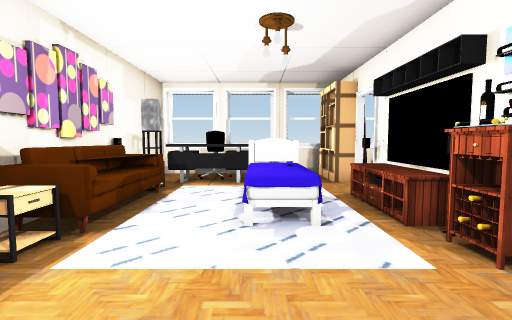
View 1 (above)

18 first-person views from a walk through a 3-D level made in the Unity game engine. The camera is 1.4 m above the floor, tilts 4° down and sees 85° across. Doors are open. The floor is counted in squares, 1 m on a side. Each view is taken from the middle of a square. On the plan, view 1 faces up. The plan holds only what a view shows up to about 14 squares ahead; the rest is blank. The player character is not drawn. Some animated figures are left out. Some surface patterns are stand-ins.

View 2
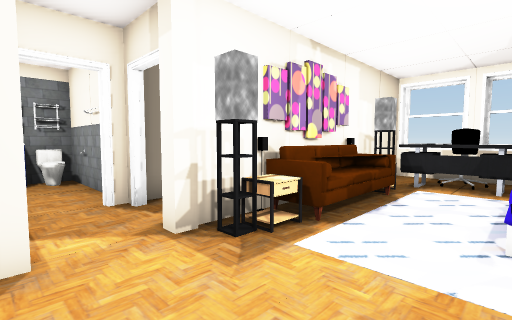

View 3
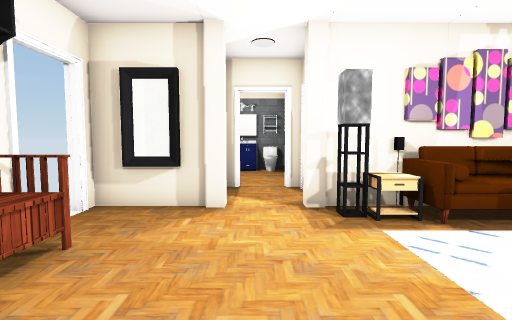

View 4
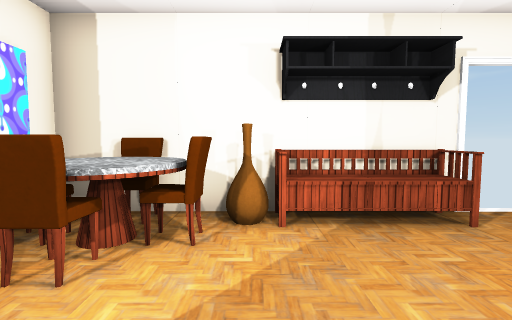

View 5
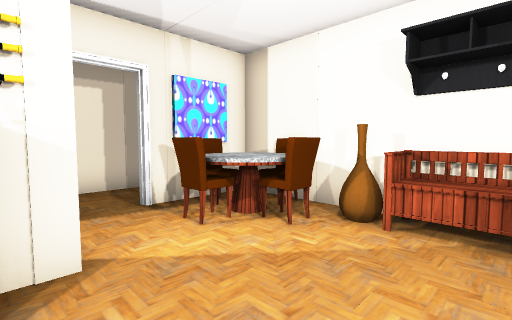

View 6
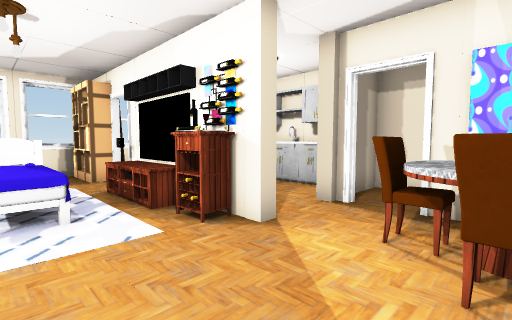

View 7
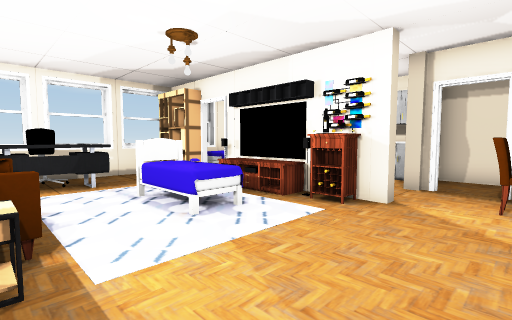

View 8
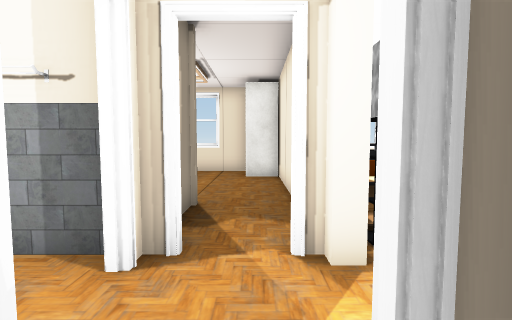

View 9
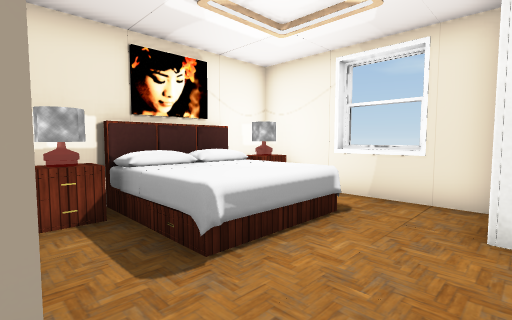

View 10
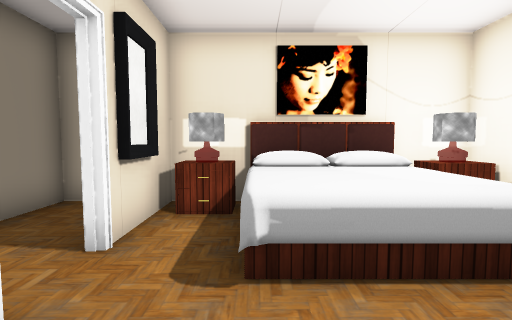

View 11
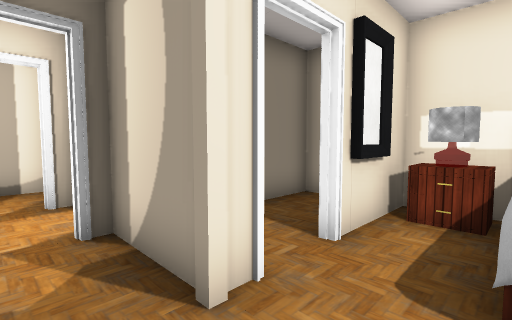

View 12
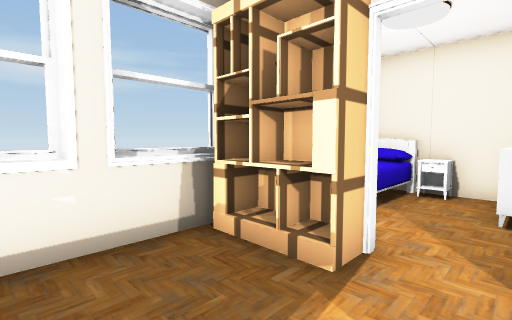

View 13
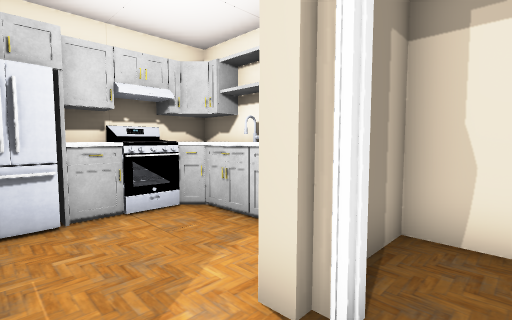

View 14
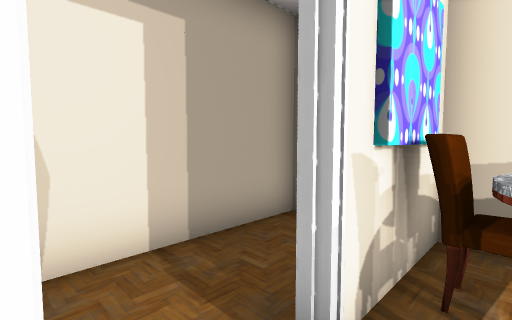

View 15
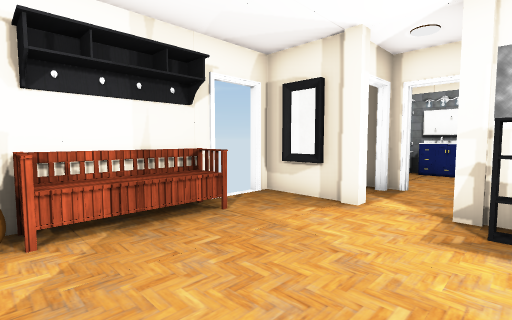

View 16
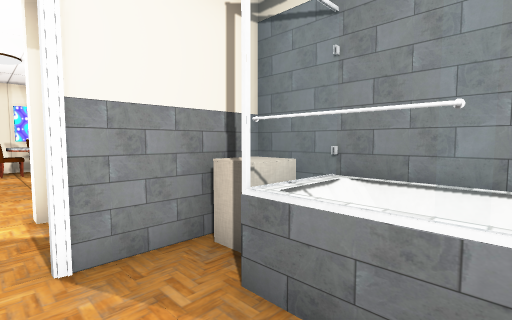

View 17
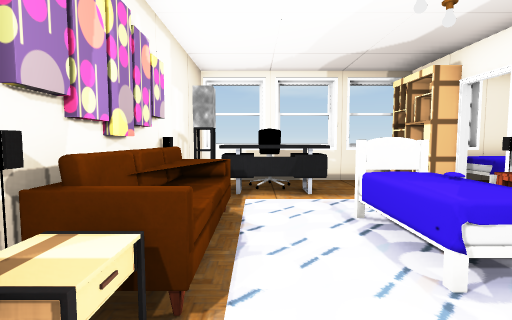

View 18
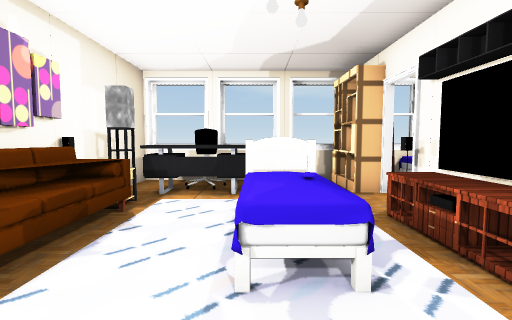

### Floor plan
Points are (right, up) in squares from view 1. A wall is a line through its corners. A room is listed if a view was taken in it or the views show most of it. See-through windows are left out.
Room 1 (views 1, 2, 3, 4, 5, 6, 7, 8, 9, 10, 11, 12, 13, 14, 15, 17, 18)
walls: (-4.1, 6.4) (-4.1, 10); (-2.4, 9.1) (-3, 9.1) (-3, 8.5) (-3.5, 8.5); (3.4, 3) (2.6, 3) (2.6, 3.5); (3.4, 2.6) (3.4, 3.8); (3.4, 7.4) (3.4, 8.1); (-6.4, 4.6) (-6.4, 2.6); (-7.1, 5.1) (-6.5, 5.1); (-3.9, -1.4) (-3.9, -2.5); (-0.7, 12.1) (-1.2, 12.1); (-1.7, 12.1) (-2.2, 12.1); (0.7, 12.1) (-0.6, 12.1); (-3.2, 12.1) (-3.7, 12.1); (-2.1, -2.4) (5.9, -2.4) (5.9, -1.4); (2.9, 11.8) (-3.9, 11.8) (-3.9, 2.4); (-5.4, 11.8) (-11.4, 11.8) (-11.4, 10.1); (3.1, 12.1) (1.3, 12.1); (-4.6, -2.4) (-3.4, -2.4); (7.5, 3.1) (7.5, 6) (7, 6.4); (5.9, -0.5) (5.9, 0.5) (6.3, 0.5); (-10.1, 5.2) (-8.9, 5.2); (-6.7, 12.1) (-8.7, 12.1); (8.4, 4.4) (8.4, 7.3); (8.4, 3.4) (8.4, 3.9); (-11.4, 7) (-11.4, 5.1) (-8.4, 5.1)
ways out: open door at (6, 1) to room 3; opening at (-5, -1) to room 4; open door at (-5.8, 1.5) to room 4; opening at (5.5, 7.5); open door at (-7.5, 5); open door at (-2.5, -3); open door at (3.7, 8.7)
objects: other object (-11, 6) to (-10, 6); bed (-11, 7) to (-8, 10); other object (-11, 11) to (-10, 11); pillar (-6, 5); closet (-5, 10) to (-5, 11); mirror (-4, -1); pillar (-4, 0); pillar (-4, 2); other object (-4, 4); other object (-4, 8); table (-3, 3) to (-3, 4); sofa (-3, 5) to (-3, 7); table (-3, 8); other object (-2, 9) to (0, 9); chair (-2, 10) to (-1, 11); bench (-1, -2) to (1, -2); bed (0, 5) to (1, 7); other object (2, -2); table (3, -2) to (5, 0); chair (3, -1); pillar (3, 2); other object (3, 4); TV (3, 5) to (3, 6); table (3, 7); shelf (3, 10) to (3, 11); chair (4, -2); chair (4, 0); other object (4, 6) to (5, 7); chair (5, -1); other object (5, 7); pillar (6, 2); other object (6, 6) to (6, 7)
Room 2 (view 16)
walls: (-11.4, 1.4) (-11.4, -0.7) (-8, -0.7); (-6.7, 2.3) (-9.5, 2.3); (-6.6, -0.5) (-6.6, 0.5)
objects: other object (-11, 0) to (-11, 1)
Room 3 (no view inside)
walls: (5.9, -1.4) (5.9, -0.5); (8.4, -2.5) (8.4, 2.3) (7, 2.3)
ways out: open door at (6, 1) to room 1
Room 4 (no view inside)
walls: (-8.1, -2.5) (-8.1, -0.7); (-6.2, -2.4) (-4.6, -2.4); (-9.9, -2.4) (-6.5, -2.4)
ways out: opening at (-5, -1) to room 1; open door at (-5.8, 1.5) to room 1
objects: other object (-10, -2) to (-8, -2); other object (-7, -2) to (-7, -1)

Where each view was taken, in squares from view 1:
view 1: 0 up, 0 right, facing up
view 2: 0 up, 0 right, facing up-left
view 3: 1 up, 2 right, facing left
view 4: 3 up, 2 right, facing down
view 5: 3 up, 0 right, facing down-right
view 6: 1 down, 0 right, facing up-right
view 7: 0 up, 3 left, facing up-right
view 8: 1 down, 5 left, facing up
view 9: 5 up, 5 left, facing up-left
view 10: 7 up, 5 left, facing left
view 11: 7 up, 5 left, facing down-left
view 12: 8 up, 0 right, facing up-right
view 13: 1 up, 4 right, facing up-right
view 14: 2 up, 5 right, facing down-right
view 15: 3 up, 2 right, facing down-left
view 16: 1 up, 10 left, facing down-right
view 17: 2 up, 2 left, facing up
view 18: 2 up, 0 right, facing up
